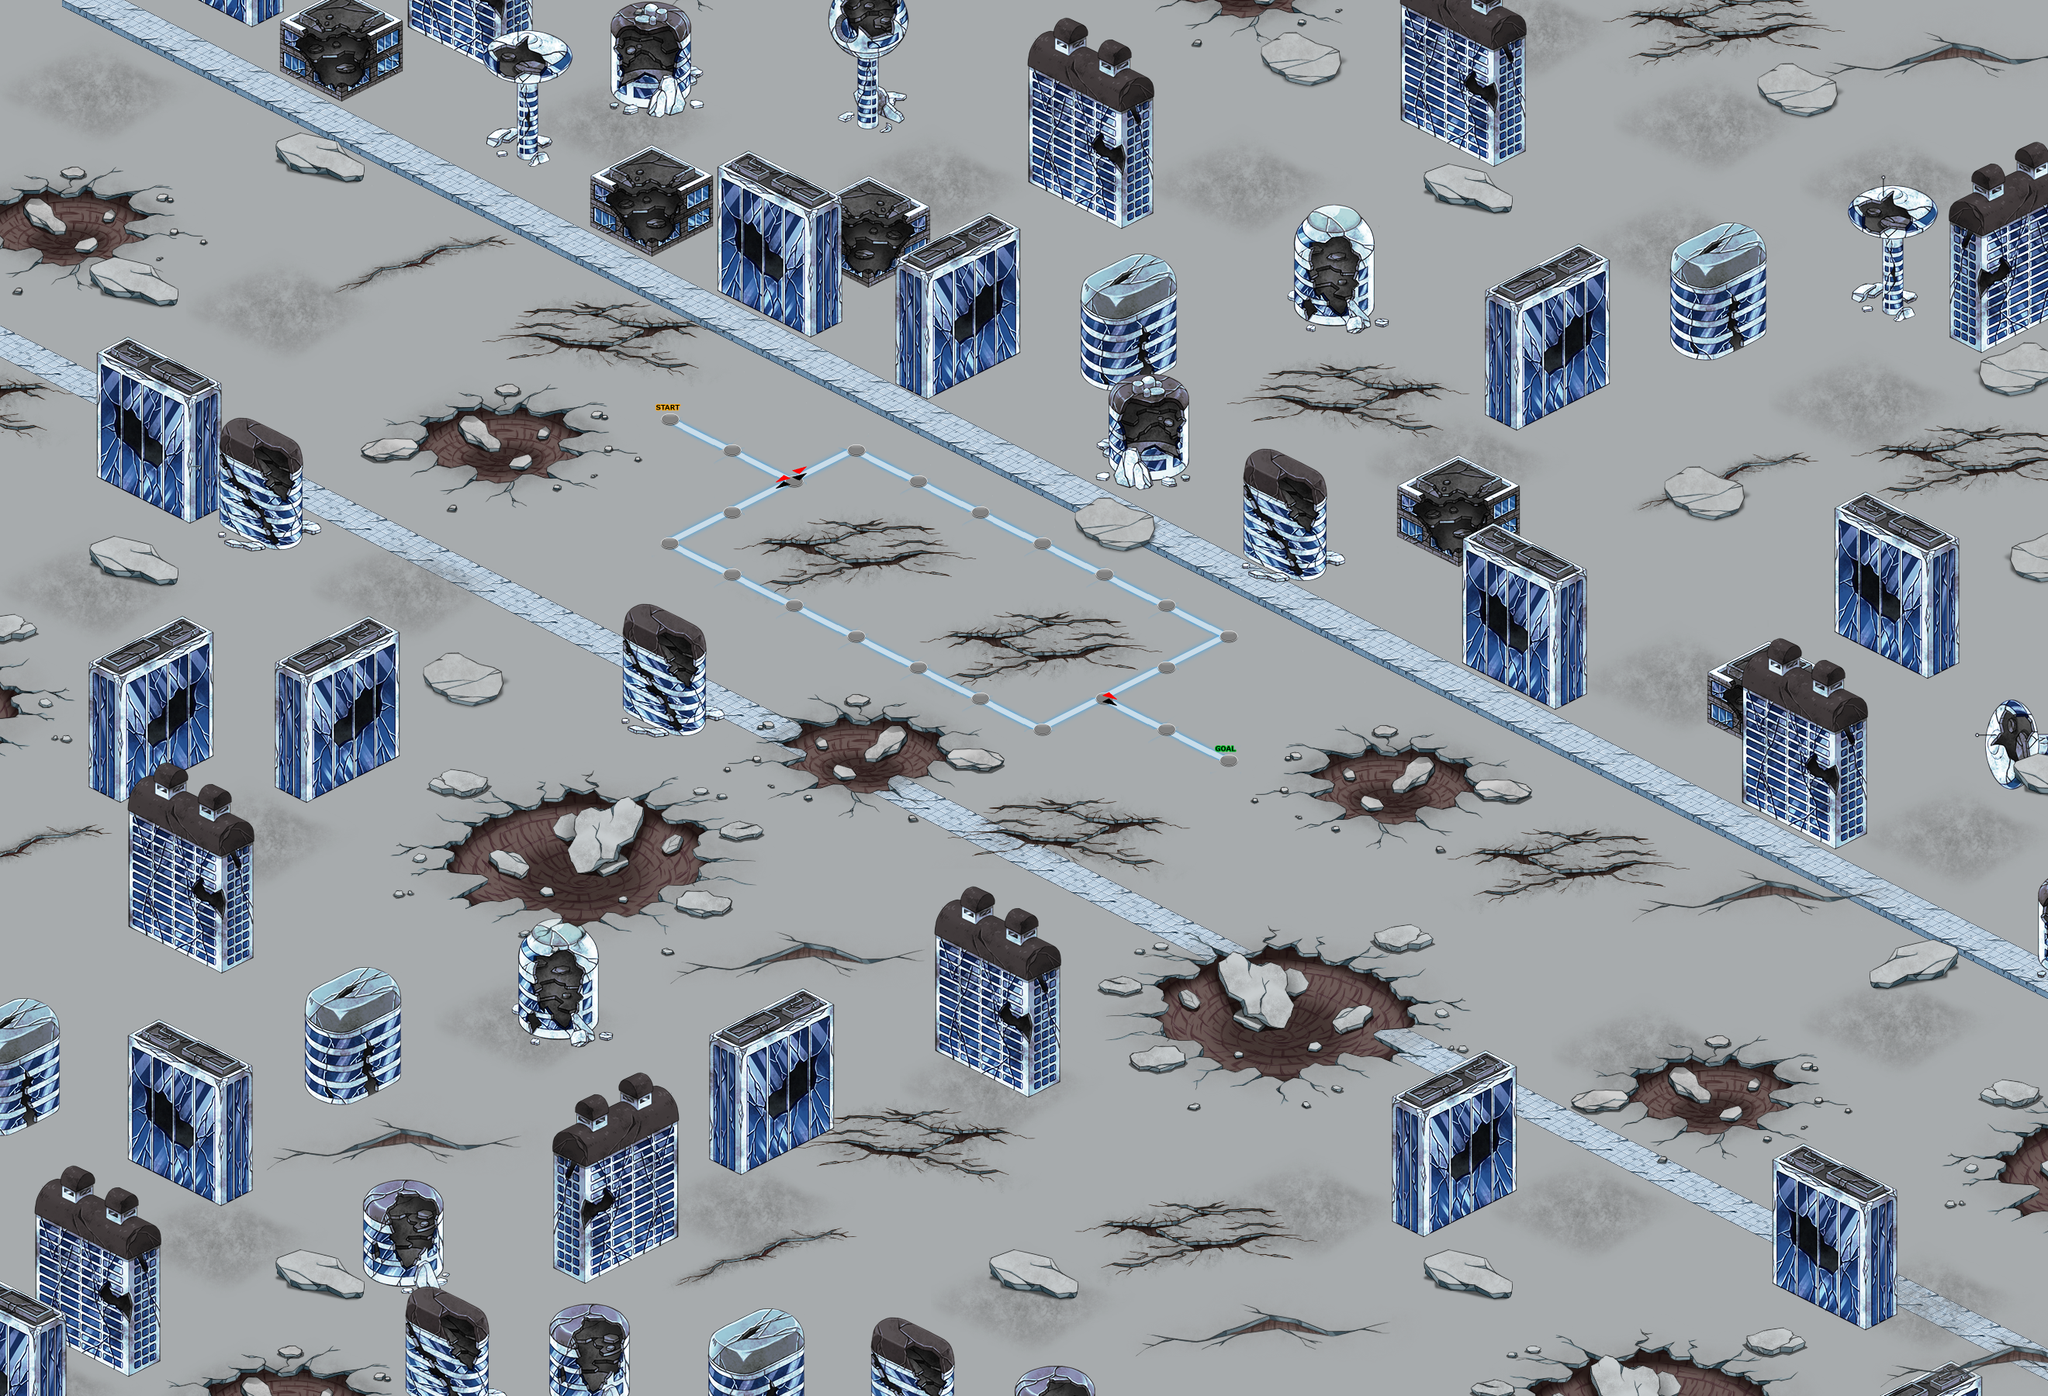

Tiled map render using the project's own tile images. Description and the map definition, with tile-layer contents summarised, below:
An orthogonal 66x45 tile map with 40x40 px tiles, 14 tile layers (bg, obj01, hh, obj02, ...), 11 tilesets and 22 objects (22x space).

<map version="1.0" orientation="orthogonal" renderorder="right-down" width="66" height="45" tilewidth="40" tileheight="40" nextobjectid="239">
 <properties>
  <property name="charageki_bg_01" value="normal_006_001" />
 </properties>
 <tileset firstgid="1" name="concrete" tilewidth="40" tileheight="40" spacing="1" tilecount="240" columns="20">
  <image source="image/common/concrete.png" width="819" height="491" />
 </tileset>
 <tileset firstgid="241" name="Path" tilewidth="40" tileheight="40" spacing="1" tilecount="32" columns="4">
  <image source="image/common/mapchip-base.png" width="163" height="327" />
 </tileset>
 <tileset firstgid="273" name="Attribute" tilewidth="40" tileheight="40" spacing="1" tilecount="32" columns="4">
  <image source="image/common/mapchip-meta.png" width="163" height="327" />
 </tileset>
 <tileset firstgid="305" name="area_028_broken_02" tilewidth="40" tileheight="40" spacing="1" tilecount="88" columns="11">
  <image source="image/area_028/area_028_broken_02.png" width="450" height="327" />
 </tileset>
 <tileset firstgid="393" name="area_028_concrete_01" tilewidth="40" tileheight="40" spacing="1" tilecount="108" columns="9">
  <image source="image/area_028/area_028_concrete_01.png" width="368" height="491" />
 </tileset>
 <tileset firstgid="501" name="smoke" tilewidth="40" tileheight="40" spacing="1" tilecount="135" columns="9">
  <image source="image/common/smoke.png" width="368" height="614" />
 </tileset>
 <tileset firstgid="636" name="area_085_bill_01" tilewidth="40" tileheight="40" spacing="1" tilecount="120" columns="10">
  <image source="../ishin_design/Resources/sugoroku/map/image/area_085/area_085_bill_01.png" width="409" height="491" />
 </tileset>
 <tileset firstgid="756" name="area_085_bill_02" tilewidth="40" tileheight="40" spacing="1" tilecount="120" columns="12">
  <image source="../ishin_design/Resources/sugoroku/map/image/area_085/area_085_bill_02.png" width="491" height="409" />
 </tileset>
 <tileset firstgid="876" name="area_085_bill_03" tilewidth="40" tileheight="40" spacing="1" tilecount="144" columns="12">
  <image source="../ishin_design/Resources/sugoroku/map/image/area_085/area_085_bill_03.png" width="491" height="491" />
 </tileset>
 <tileset firstgid="1020" name="area_028_crack_02" tilewidth="40" tileheight="40" spacing="1" tilecount="108" columns="9">
  <image source="../ishin_design/Resources/sugoroku/map/image/area_028/area_028_crack_02.png" width="368" height="491" />
 </tileset>
 <tileset firstgid="1128" name="area_028_broken_01" tilewidth="40" tileheight="40" spacing="1" tilecount="144" columns="12">
  <image source="../ishin_design/Resources/sugoroku/map/image/area_028/area_028_broken_01.png" width="491" height="491" />
 </tileset>
 <layer name="bg" width="66" height="45" opacity="0.84">
  <data>[2970 cells, 2970 non-empty, 1 distinct tile ids]</data>
 </layer>
 <layer name="obj01" width="66" height="45">
  <data>[2970 cells, 325 non-empty, 11 distinct tile ids]</data>
 </layer>
 <layer name="hh" width="66" height="45">
  <data>[2970 cells, 724 non-empty, 28 distinct tile ids]</data>
 </layer>
 <layer name="obj02" width="66" height="45">
  <data>[2970 cells, 241 non-empty, 65 distinct tile ids]</data>
 </layer>
 <layer name="obj03" width="66" height="45">
  <data>[2970 cells, 369 non-empty, 107 distinct tile ids]</data>
 </layer>
 <layer name="obj04" width="66" height="45">
  <data>[2970 cells, 185 non-empty, 35 distinct tile ids]</data>
 </layer>
 <layer name="obj05" width="66" height="45">
  <data>[2970 cells, 55 non-empty, 35 distinct tile ids]</data>
 </layer>
 <layer name="obj06" width="66" height="45">
  <data>[2970 cells, 153 non-empty, 61 distinct tile ids]</data>
 </layer>
 <layer name="obj07" width="66" height="45">
  <data>[2970 cells, 222 non-empty, 40 distinct tile ids]</data>
 </layer>
 <layer name="obj08" width="66" height="45">
  <data>[2970 cells, 475 non-empty, 85 distinct tile ids]</data>
 </layer>
 <layer name="obj09" width="66" height="45">
  <data>[2970 cells, 425 non-empty, 57 distinct tile ids]</data>
 </layer>
 <layer name="obj10" width="66" height="45">
  <data>[2970 cells, 469 non-empty, 116 distinct tile ids]</data>
 </layer>
 <layer name="Path" width="66" height="45">
  <data>[2970 cells, 62 non-empty, 17 distinct tile ids]</data>
 </layer>
 <layer name="Attribute" width="66" height="45">
  <data>[2970 cells, 4 non-empty, 4 distinct tile ids]</data>
 </layer>
 <objectgroup name="PathAttributes">
  <object id="217" name="0" type="space" x="840" y="520" width="40" height="40">
   <properties>
    <property name="group" value="0" />
    <property name="next" value="1" />
   </properties>
  </object>
  <object id="218" name="1" type="space" x="920" y="560" width="40" height="40">
   <properties>
    <property name="group" value="0" />
    <property name="next" value="2" />
   </properties>
  </object>
  <object id="219" name="2" type="space" x="1000" y="600" width="40" height="40">
   <properties>
    <property name="group" value="0" />
    <property name="next" value="3,14" />
   </properties>
  </object>
  <object id="220" name="3" type="space" x="1080" y="560" width="40" height="40">
   <properties>
    <property name="group" value="1" />
    <property name="next" value="4" />
   </properties>
  </object>
  <object id="221" name="4" type="space" x="1160" y="600" width="40" height="40">
   <properties>
    <property name="group" value="1" />
    <property name="next" value="5" />
   </properties>
  </object>
  <object id="222" name="5" type="space" x="1240" y="640" width="40" height="40">
   <properties>
    <property name="group" value="1" />
    <property name="next" value="6" />
   </properties>
  </object>
  <object id="223" name="6" type="space" x="1320" y="680" width="40" height="40">
   <properties>
    <property name="group" value="1" />
    <property name="next" value="7" />
   </properties>
  </object>
  <object id="224" name="7" type="space" x="1400" y="720" width="40" height="40">
   <properties>
    <property name="group" value="1" />
    <property name="next" value="8" />
   </properties>
  </object>
  <object id="225" name="8" type="space" x="1480" y="760" width="40" height="40">
   <properties>
    <property name="group" value="1" />
    <property name="next" value="9" />
   </properties>
  </object>
  <object id="226" name="9" type="space" x="1560" y="800" width="40" height="40">
   <properties>
    <property name="group" value="1" />
    <property name="next" value="10" />
   </properties>
  </object>
  <object id="227" name="10" type="space" x="1480" y="840" width="40" height="40">
   <properties>
    <property name="group" value="1" />
    <property name="next" value="11" />
   </properties>
  </object>
  <object id="228" name="11" type="space" x="1400" y="880" width="40" height="40">
   <properties>
    <property name="group" value="1" />
    <property name="next" value="12" />
   </properties>
  </object>
  <object id="229" name="12" type="space" x="1480" y="920" width="40" height="40">
   <properties>
    <property name="group" value="1" />
    <property name="next" value="13" />
   </properties>
  </object>
  <object id="230" name="13" type="space" x="1560" y="960" width="40" height="40" />
  <object id="231" name="14" type="space" x="920" y="640" width="40" height="40">
   <properties>
    <property name="group" value="2" />
    <property name="next" value="15" />
   </properties>
  </object>
  <object id="232" name="15" type="space" x="840" y="680" width="40" height="40">
   <properties>
    <property name="group" value="2" />
    <property name="next" value="16" />
   </properties>
  </object>
  <object id="233" name="16" type="space" x="920" y="720" width="40" height="40">
   <properties>
    <property name="group" value="2" />
    <property name="next" value="17" />
   </properties>
  </object>
  </objectgroup>
</map>
<!-- 5 of 22 objects omitted -->